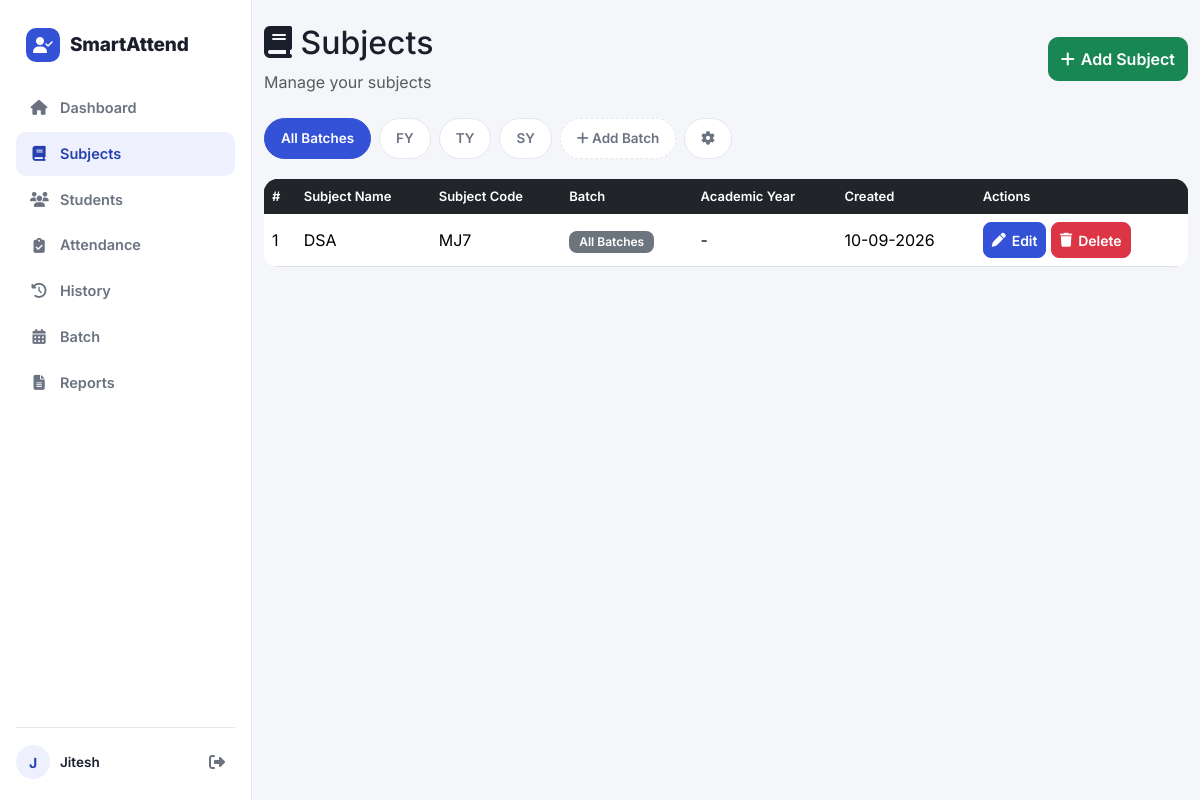
The app's page /subjects/ (signed in) with its own data.
### backend/models/user.py (models this page shows, shortened)
class User(UserMixin, db.Model):
    __tablename__ = "users"
    id = db.Column(
        db.Integer,
        primary_key=True
    )
    name = db.Column(
        db.String(100),
        nullable=False
    )
    email = db.Column(
        db.String(255),
        unique=True,
        nullable=False,
        index=True
    )
    password_hash = db.Column(
        db.String(255),
        nullable=False
    )
    is_verified = db.Column(
        db.Boolean,
        default=False,
        nullable=False
    )
    verification_token = db.Column(
        db.String(255),
        unique=True,
        nullable=True
    )
    verification_token_expiry = db.Column(
        db.DateTime(timezone=True),
        nullable=True
    )
    reset_token = db.Column(
        db.String(255),
        unique=True,
        nullable=True
    )
    reset_token_expiry = db.Column(
        db.DateTime(timezone=True),
        nullable=True
    )
    api_token = db.Column(
        db.String(255),
        unique=True,
        nullable=True,
        index=True
    )
    created_at = db.Column(
        db.DateTime(timezone=True),
        default=lambda: datetime.now(timezone.utc),
        nullable=False
    )
    students = db.relationship(
        "Student",
        back_populates="owner",
        cascade="all, delete-orphan"
    )
    subjects = db.relationship(
        "Subject",
        back_populates="owner",
        cascade="all, delete-orphan"
    )
    attendances = db.relationship(
        "Attendance",
        back_populates="owner",
        cascade="all, delete-orphan"
    )
    batches = db.relationship(
        "Batch",
        back_populates="owner",
        cascade="all, delete-orphan"
    )

### backend/models/batch.py (models this page shows, shortened)
class Batch(db.Model):
    __tablename__ = "batches"
    id = db.Column(
        db.Integer,
        primary_key=True
    )
    user_id = db.Column(
        db.Integer,
        db.ForeignKey(
            "users.id",
            ondelete="CASCADE"
        ),
        nullable=False,
        index=True
    )
    name = db.Column(
        db.String(50),
        nullable=False
    )
    created_at = db.Column(
        db.DateTime(timezone=True),
        default=lambda: datetime.now(timezone.utc),
        nullable=False
    )
    owner = db.relationship(
        "User",
        back_populates="batches"
    )
    students = db.relationship(
        "Student",
        back_populates="assigned_batch"
    )
    subjects = db.relationship(
        "Subject",
        back_populates="batch"
    )
    __table_args__ = (
        db.UniqueConstraint(
            "user_id",
            "name",
            name="unique_batch_per_user"
        ),
    )

### backend/models/subject.py (models this page shows, shortened)
class Subject(db.Model):
    __tablename__ = "subjects"
    id = db.Column(
        db.Integer,
        primary_key=True
    )
    user_id = db.Column(
        db.Integer,
        db.ForeignKey("users.id"),
        nullable=False
    )
    name = db.Column(
        db.String(100),
        nullable=False
    )
    code = db.Column(
        db.String(50),
        nullable=True
    )
    batch_id = db.Column(
        db.Integer,
        db.ForeignKey(
            "batches.id",
            ondelete="SET NULL"
        ),
        nullable=True,
        index=True
    )
    batch = db.relationship(
        "Batch",
        back_populates="subjects"
    )
    academic_year = db.Column(
        db.Integer,
        nullable=True
    )
    created_at = db.Column(
        db.DateTime(timezone=True),
        default=lambda: datetime.now(timezone.utc),
        nullable=False
    )
    owner = db.relationship(
        "User",
        back_populates="subjects"
    )
    attendances = db.relationship(
        "Attendance",
        back_populates="subject",
        cascade="all, delete-orphan"
    )
    __table_args__ = (
        db.UniqueConstraint(
            "user_id",
            "name",
            name="unique_subject_per_user"
        ),
    )

### backend/routes/subjects.py (the view)
@subject_bp.route("/")
@login_required
def list_subjects():
    query = Subject.query.filter_by(
        user_id=current_user.id
    )
    batch_id = request.args.get("batch_id", type=int)
    if batch_id:
        query = query.filter(Subject.batch_id == batch_id)
    subjects = query.order_by(
        Subject.name.asc()
    ).all()
    return render_template(
        "subjects.html",
        subjects=subjects,
        batches=_user_batches(),
        filters={"batch_id": batch_id}
    )

### backend/routes/subjects.py (called while the page is built)
def _user_batches():
    return Batch.query.filter_by(
        user_id=current_user.id
    ).order_by(Batch.created_at.asc()).all()

### frontend/templates/subjects.html (shortened to what this page needs)
{% extends "base.html" %}
{% block content %}
<div class="container py-4">
    <div class="d-flex justify-content-between align-items-center mb-4">
        <div>
            <h2>
                <i class="fa-solid fa-book"></i>
                Subjects
            </h2>
            <p class="text-muted mb-0">
                Manage your subjects
            </p>
        </div>
        <a
            href="{{ url_for('subjects.add_subject') }}"
            class="btn btn-success">
            <i class="fa-solid fa-plus"></i>
            Add Subject
        </a>
    </div>
    <div class="filter-chip-bar mb-3">
        <a href="{{ url_for('subjects.list_subjects') }}"
           class="filter-chip {% if not filters.batch_id %}active{% endif %}">
            All Batches
        </a>
        {% for batch in batches %}
        <a href="{{ url_for('subjects.list_subjects', batch_id=batch.id) }}"
           class="filter-chip {% if filters.batch_id == batch.id %}active{% endif %}">
            {{ batch.name }}
        </a>
        {% endfor %}
        <a href="{{ url_for('batches.add_batch', next=url_for('subjects.list_subjects')) }}"
           class="filter-chip" style="border-style:dashed;">
            <i class="fa-solid fa-plus"></i>&nbsp;Add Batch
        </a>
        {% if batches %}
        <a href="{{ url_for('batches.list_batches') }}" class="filter-chip" title="Manage batches">
            <i class="fa-solid fa-gear"></i>
        </a>
        {% endif %}
    </div>
    {% if subjects %}
        <div class="table-responsive d-none d-lg-block">
            <table class="table table-hover align-middle">
                <thead class="table-dark">
                    <tr>
                        <th>#</th>
                        <th>Subject Name</th>
                        <th>Subject Code</th>
                        <th>Batch</th>
                        <th>Academic Year</th>
                        <th>Created</th>
                        <th>Actions</th>
                    </tr>
                </thead>
                <tbody>
                    {% for subject in subjects %}
                    <tr>
                        <td>
                            {{ loop.index }}
                        </td>
                        <td>
                            {{ subject.name }}
                        </td>
                        <td>
                            {{ subject.code or "-" }}
                        </td>
                        <td>
                            {% if subject.batch %}
                                <span class="badge year-badge">
                                    {{ subject.batch.name }}
                                </span>
                            {% else %}
                                <span class="badge bg-secondary">All Batches</span>
                            {% endif %}
                        </td>
                        <td>
                            {{ subject.academic_year or "-" }}
                        </td>
                        <td>
                            {{ subject.created_at.strftime("%d-%m-%Y") }}
                        </td>
                        <td>
                            <a
                                href="{{ url_for('subjects.edit_subject', subject_id=subject.id) }}"
                                class="btn btn-sm btn-primary">
                                <i class="fa-solid fa-pen"></i>
                                Edit
                            </a>
                            <form
                                action="{{ url_for('subjects.delete_subject', subject_id=subject.id) }}"
                                method="POST"
                                style="display:inline;"
                                onsubmit="return confirm('Delete this subject? This will also remove its attendance records.');">
                                <button
                                    type="submit"
                                    class="btn btn-sm btn-danger">
                                    <i class="fa-solid fa-trash"></i>
                                    Delete
                                </button>
                            </form>
                        </td>
                    </tr>
                    {% endfor %}
                </tbody>
            </table>
        </div>
    {% endif %}
</div>
{% endblock %}

### frontend/templates/base.html (shortened to what this page needs)
<!DOCTYPE html>
<html lang="en">
<head>
    <link href="https://cdn.jsdelivr.net/npm/bootstrap@5.3.6/dist/css/bootstrap.min.css" rel="stylesheet">
    <link rel="stylesheet"
          href="https://cdnjs.cloudflare.com/ajax/libs/font-awesome/6.7.2/css/all.min.css">
    <link rel="stylesheet"
          href="{{ url_for('static', filename='css/style.css') }}">
</head>
<body class="{% if current_user.is_authenticated %}has-app-shell{% endif %}">
    {% if current_user.is_authenticated %}
    <aside class="app-sidebar d-none d-lg-flex flex-column">
        <a href="{{ url_for('dashboard.dashboard') }}" class="sidebar-brand">
            <span class="sidebar-brand-mark"><i class="fa-solid fa-user-check"></i></span>
            <span class="sidebar-brand-text">SmartAttend</span>
        </a>
        <nav class="sidebar-nav">
            <a href="{{ url_for('dashboard.dashboard') }}"
               class="sidebar-link {% if request.endpoint == 'dashboard.dashboard' %}active{% endif %}">
                <i class="fa-solid fa-house"></i> <span>Dashboard</span>
            </a>
            <a href="{{ url_for('subjects.list_subjects') }}"
               class="sidebar-link {% if request.blueprint == 'subjects' %}active{% endif %}">
                <i class="fa-solid fa-book"></i> <span>Subjects</span>
            </a>
            <a href="{{ url_for('students.student_list') }}"
               class="sidebar-link {% if request.blueprint == 'students' %}active{% endif %}">
                <i class="fa-solid fa-users"></i> <span>Students</span>
            </a>
            <a href="{{ url_for('attendance.mark_attendance') }}"
               class="sidebar-link {% if request.endpoint == 'attendance.mark_attendance' %}active{% endif %}">
                <i class="fa-solid fa-clipboard-check"></i> <span>Attendance</span>
            </a>
            <a href="{{ url_for('attendance.history') }}"
               class="sidebar-link {% if request.endpoint == 'attendance.history' %}active{% endif %}">
                <i class="fa-solid fa-clock-rotate-left"></i> <span>History</span>
            </a>
            <a href="{{ url_for('batches.list_batches') }}"
               class="sidebar-link {% if request.blueprint == 'batches' %}active{% endif %}">
                <i class="fa-solid fa-calendar-days"></i> <span>Batch</span>
            </a>
            <a href="{{ url_for('reports.reports_page') }}"
               class="sidebar-link {% if request.blueprint == 'reports' %}active{% endif %}">
                <i class="fa-solid fa-file-lines"></i> <span>Reports</span>
            </a>
        </nav>
        <div class="sidebar-footer">
            <div class="sidebar-user">
                <span class="sidebar-user-avatar">{{ current_user.name[0]|upper }}</span>
                <span class="sidebar-user-name">{{ current_user.name }}</span>
            </div>
            <a href="{{ url_for('auth.logout') }}" class="sidebar-logout" title="Logout">
                <i class="fa-solid fa-right-from-bracket"></i>
            </a>
        </div>
    </aside>
    {% endif %}
    <main class="{% if current_user.is_authenticated %}app-main{% endif %}">
        {% block content %}
        {% endblock %}
    </main>
</body>
</html>

### frontend/static/css/style.css (style rules this page uses)
:root { --sa-primary:#3452D6; --sa-primary-dark:#2740B0; --sa-primary-light:#EEF1FD; --sa-ink:#1B1F2B; --sa-muted:#6B7280; --sa-bg:#F5F6FA; --sa-surface:#FFFFFF; --sa-border:#E4E7F0; --sa-success:#1F9D6E; --sa-success-light:#E7F6EF; --sa-danger:#E0473F; --sa-danger-light:#FDECEB; --sa-warning:#DB9A2C; --sa-warning-light:#FCF3E3; --sa-radius-lg:18px; --sa-radius:14px; --sa-radius-sm:10px; --sa-sidebar-w:252px; --sa-bottomnav-h:60px; --sa-topbar-h:56px; --safe-top:env(safe-area-inset-top, 0px); --safe-bottom:env(safe-area-inset-bottom, 0px); --safe-left:env(safe-area-inset-left, 0px); --safe-right:env(safe-area-inset-right, 0px); }
* { box-sizing:border-box; }
body { margin:0; padding:0; font-family:'Inter', -apple-system, BlinkMacSystemFont, 'Segoe UI', Roboto, sans-serif; background:var(--sa-bg); color:var(--sa-ink); -webkit-tap-highlight-color:transparent; }
a { text-decoration:none; }
.app-main { min-height:100vh; padding-bottom:24px; }
@media (min-width:992px) { .app-main { margin-left:var(--sa-sidebar-w); } }
.app-sidebar { position:fixed; top:0; left:0; bottom:0; width:var(--sa-sidebar-w); background:var(--sa-surface); border-right:1px solid var(--sa-border); padding:20px 16px; z-index:1030; }
.sidebar-brand { display:flex; align-items:center; gap:10px; padding:8px 10px 24px; font-weight:800; font-size:19px; color:var(--sa-ink); letter-spacing:-0.01em; }
.sidebar-brand-mark { width:34px; height:34px; border-radius:10px; background:var(--sa-primary); color:#fff; display:flex; align-items:center; justify-content:center; font-size:16px; flex-shrink:0; }
.sidebar-nav { display:flex; flex-direction:column; gap:2px; }
.sidebar-link { display:flex; align-items:center; gap:12px; padding:11px 14px; border-radius:var(--sa-radius-sm); color:var(--sa-muted); font-weight:600; font-size:14.5px; transition:background .15s ease, color .15s ease; }
.sidebar-link i { width:18px; text-align:center; font-size:15px; }
.sidebar-link.active { background:var(--sa-primary-light); color:var(--sa-primary-dark); }
.sidebar-footer { margin-top:auto; padding-top:16px; border-top:1px solid var(--sa-border); display:flex; align-items:center; gap:10px; position:absolute; bottom:20px; left:16px; right:16px; }
.sidebar-user { display:flex; align-items:center; gap:10px; flex:1; min-width:0; }
.sidebar-user-avatar { width:34px; height:34px; border-radius:50%; background:var(--sa-primary-light); color:var(--sa-primary-dark); display:flex; align-items:center; justify-content:center; font-weight:700; font-size:14px; flex-shrink:0; }
.sidebar-user-name { font-weight:600; font-size:13.5px; white-space:nowrap; overflow:hidden; text-overflow:ellipsis; }
.sidebar-logout { width:36px; height:36px; border-radius:var(--sa-radius-sm); display:flex; align-items:center; justify-content:center; color:var(--sa-muted); flex-shrink:0; transition:background .15s ease, color .15s ease; }
.btn { border-radius:var(--sa-radius-sm); font-weight:600; min-height:44px; display:inline-flex; align-items:center; justify-content:center; gap:6px; }
.btn-sm { min-height:36px; border-radius:8px; }
.btn-primary { background:var(--sa-primary); border-color:var(--sa-primary); }
.table { background:var(--sa-surface); border-radius:var(--sa-radius); overflow:hidden; }
.table thead { background:var(--sa-ink); color:#fff; }
.table thead th { font-weight:600; font-size:13px; border-bottom:none; }
.badge { font-weight:600; padding:5px 10px; border-radius:8px; }
.filter-chip-bar { display:flex; gap:8px; overflow-x:auto; padding-bottom:4px; -webkit-overflow-scrolling:touch; scrollbar-width:none; }
.filter-chip { flex-shrink:0; padding:9px 16px; border-radius:999px; font-weight:600; font-size:13.5px; border:1px solid var(--sa-border); color:var(--sa-muted); background:var(--sa-surface); white-space:nowrap; min-height:38px; display:inline-flex; align-items:center; }
.filter-chip.active { background:var(--sa-primary); border-color:var(--sa-primary); color:#fff; }

### records on screen
User: name "J", name "Jitesh"
Batch: name "FY"
Batch: name "TY"
Batch: name "SY"
Subject: name "DSA", code "MJ7", academic_year "-", created_at "10-09-2026"
